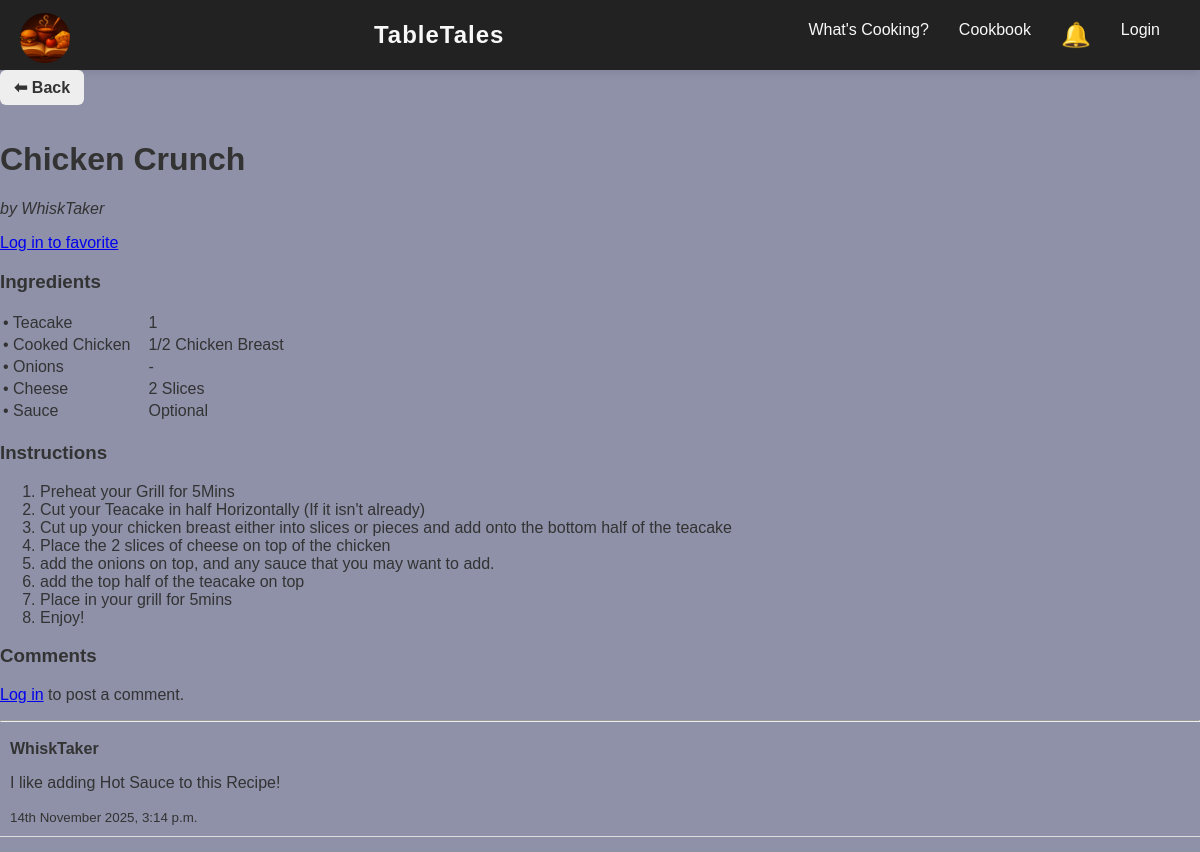
Before: /recipe/7/ with the older database file.
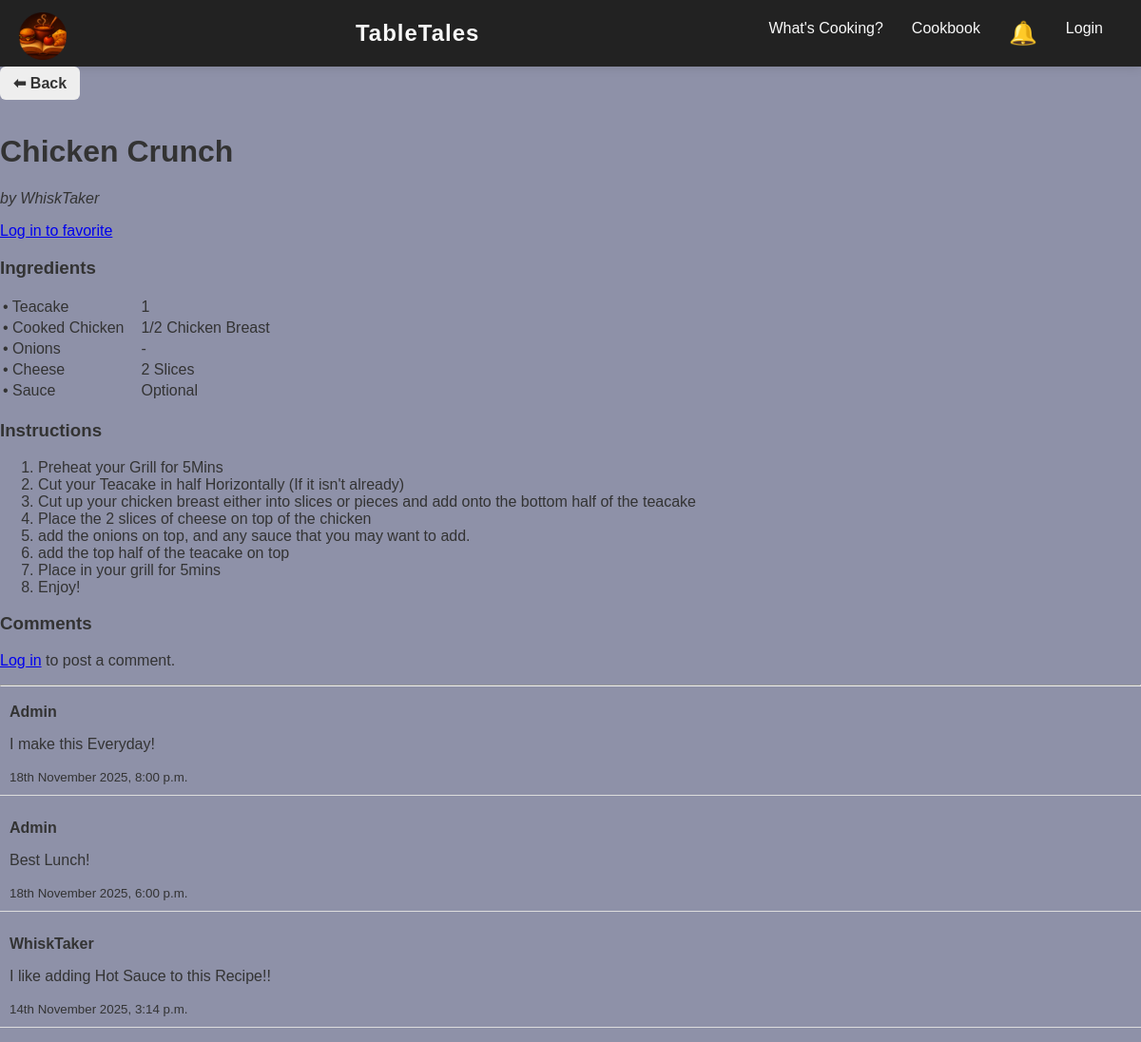
After: the same page with the newer database file.
### tabletales/models.py (models this page shows, shortened)
class Ingredient(models.Model):
    recipe = models.ForeignKey(
        Recipe,
        related_name='ingredients',
        on_delete=models.CASCADE
    )
    name = models.CharField(max_length=100)
    quantity = models.CharField(max_length=50)

class Comment(models.Model):
    recipe = models.ForeignKey(Recipe, related_name='comments', on_delete=models.CASCADE)
    user = models.ForeignKey(User, on_delete=models.CASCADE)
    text = models.TextField()
    created_on = models.DateTimeField(auto_now_add=True)

### tabletales/views.py (the view, shortened to what this page needs)
# urls.py: path('recipe/<int:pk>/', views.recipe_detail, name='recipe_detail'),
def recipe_detail(request, pk):
    recipe = get_object_or_404(Recipe, pk=pk)
    comments = recipe.comments.all().order_by('-created_on')
    back_url = request.session.get("back_url", reverse("recipe_list"))
    return render(request, "recipe_detail.html", {
        "recipe": recipe,
        "comments": comments,
        "back_url": back_url,
    })

### tabletales/context_processors.py (called while the page is built)
def notification_counts(request):
    if request.user.is_authenticated:
        unread_count = Notification.objects.filter(user=request.user, read=False).count()
        unread_notifications = Notification.objects.filter(user=request.user, read=False).order_by('-created_at')[:5]
    else:
        unread_count = 0
        unread_notifications = []
    return {
        "unread_count": unread_count,
        "unread_notifications": unread_notifications,
    }

### tabletales/models.py (called while the page is built)
    def get_instruction_steps(self):
        return [step.strip() for step in self.instructions.split('\n') if step.strip()]

### tabletales/templates/recipe_detail.html (shortened to what this page needs)
{% extends "base.html" %}
{% block content %}
<div class="detail-buttons">
    <a href="{{ back_url }}" class="btn back-btn">⬅ Back</a>
</div>
<h1>{{ recipe.title }}</h1>
<p><em>by {{ recipe.author.username }}</em></p>
<form action="{% url 'toggle_favorite' recipe.pk %}" method="post" style="display:inline;">
    {% if user.is_authenticated %}
        <button type="submit" style="border:none; background:none; cursor:pointer; font-size:24px;">
            {% if user in recipe.favorited_by.all %}
                ❤️
            {% else %}
                🤍
            {% endif %}
        </button>
    {% else %}
        <a href="{% url 'login' %}">Log in to favorite</a>
    {% endif %}
</form>
<h3>Ingredients</h3>
<table>
  {% for ingredient in recipe.ingredients.all %}
  <tr>
    <td>• {{ ingredient.name }}</td>
    <td style="padding-left: 15px;">{{ ingredient.quantity }}</td>
  </tr>
  {% endfor %}
</table>
<h3>Instructions</h3>
<ol>
  {% for step in recipe.get_instruction_steps %}
    <li>{{ step }}</li>
  {% endfor %}
</ol>
<h3>Comments</h3>
{% if user.is_authenticated %}
  <form method="post" class="comment-form" style="margin-bottom:20px;">
    {% csrf_token %}
    <textarea name="text" rows="3" placeholder="Add your comment..." required style="width:100%;"></textarea><br>
    <button type="submit">Post Comment</button>
  </form>
{% else %}
  <p><a href="{% url 'login' %}">Log in</a> to post a comment.</p>
{% endif %}
<hr>
<div class="comments-section">
  {% for comment in comments %}
    <div class="comment" style="margin-bottom: 15px; padding: 10px; border-bottom: 1px solid #ddd;">
      <strong>{{ comment.user.username }}</strong>
      {% if request.GET.edit_comment == comment.id|stringformat:"s" %}
          <form action="{% url 'edit_comment' comment.id %}" method="post">
              {% csrf_token %}
              <textarea name="text" rows="3" style="width:100%;">{{ comment.text }}</textarea>
              <br>
              <button type="submit">Save</button>
              <a href="{% url 'recipe_detail' recipe.pk %}">Cancel</a>
          </form>
      {% else %}
          <p>{{ comment.text }}</p>
          <small>{{ comment.created_on|date:"jS F Y, g:i a" }}</small>
      {% endif %}
    </div>
  {% empty %}
    <p>No comments yet. Be the first to comment!</p>
  {% endfor %}
</div>
{% endblock %}

Changed rows visible on the page:
added Comment: user.username "Admin", text "I make this Everyday!", created_on "18th November 2025, 8:00 p.m."
added Comment: user.username "Admin", text "Best Lunch!", created_on "18th November 2025, 6:00 p.m."
changed Comment "WhiskTaker": text "I like adding Hot Sauce to this Recipe!" → "I like adding Hot Sauce to this Recipe!!"
